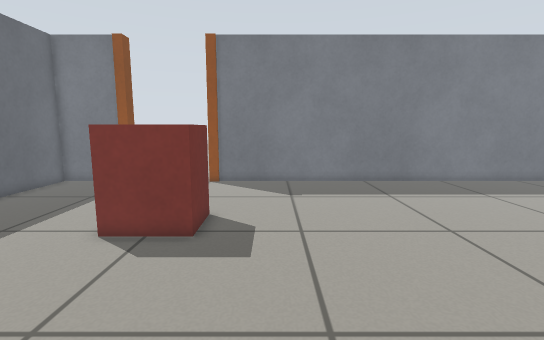
View 1 (above)

19 first-person views from a walk through a robot-simulator world made for Gazebo. The camera is 0.68 m above the floor, tilts 8° down and sees 85° across. The floor is counted in squares, 0.2 m on a side. Each view is taken from the middle of a square. On the plan, view 1 faces up. The plan holds only what a view shows up to about 20 squares ahead; the rest is blank.

View 2
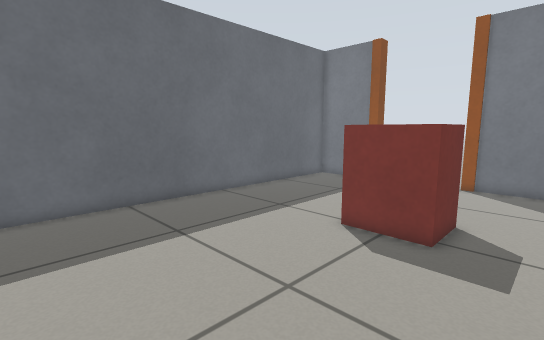

View 3
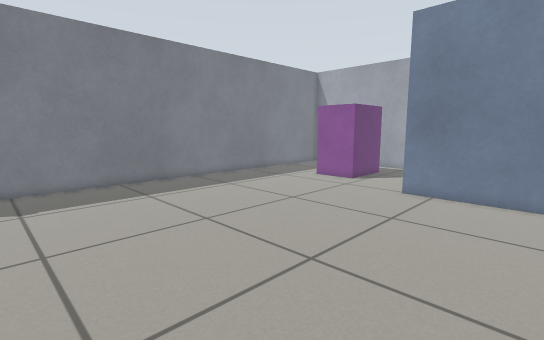

View 4
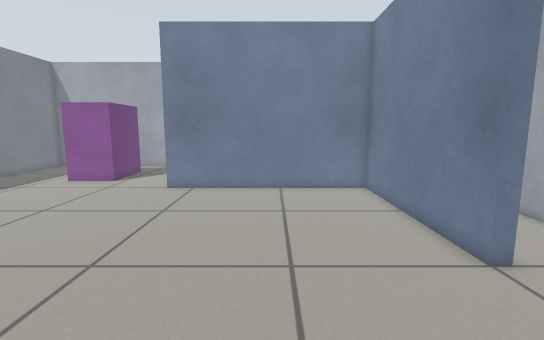

View 5
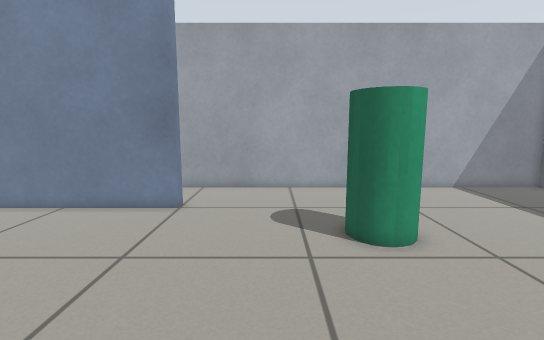

View 6
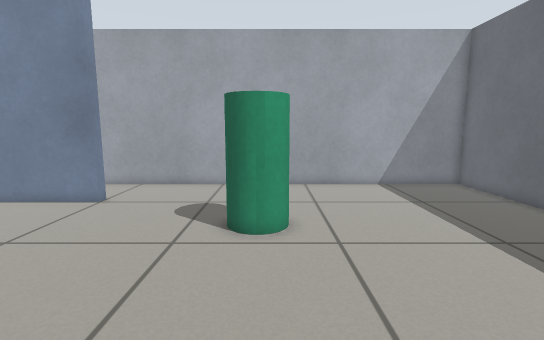

View 7
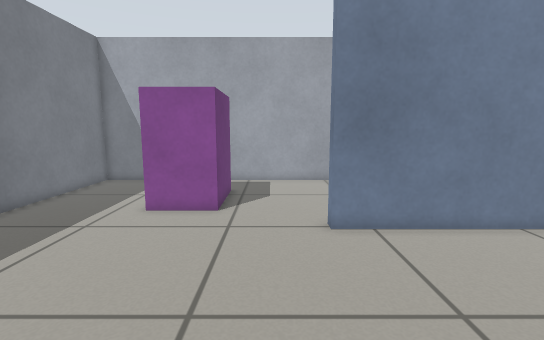

View 8
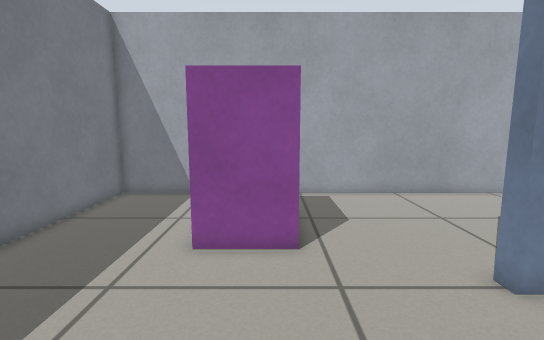

View 9
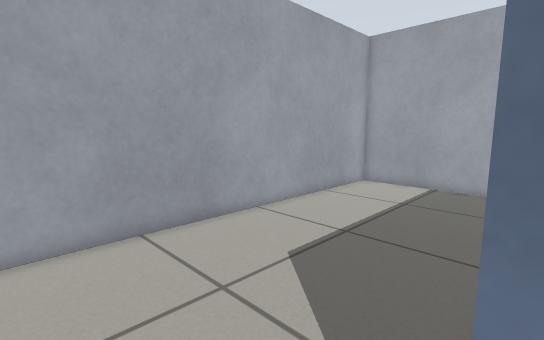

View 10
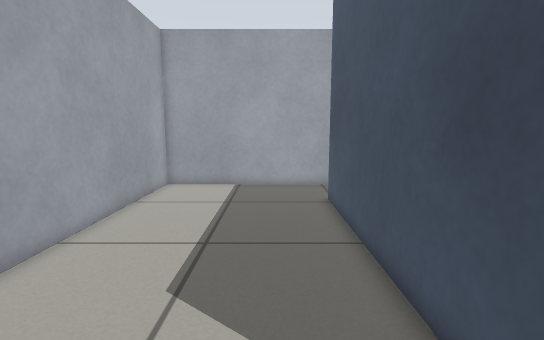

View 11
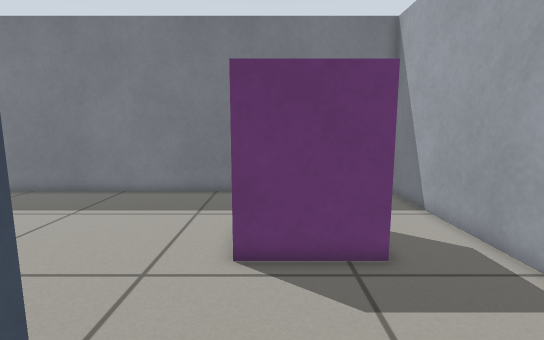

View 12
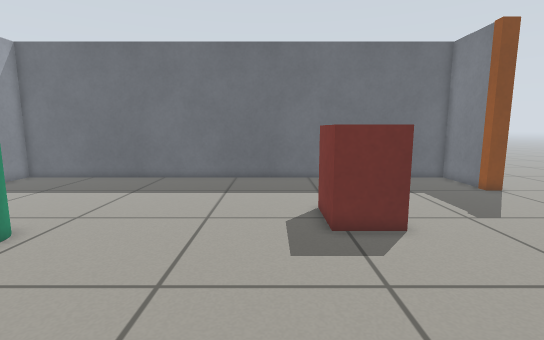

View 13
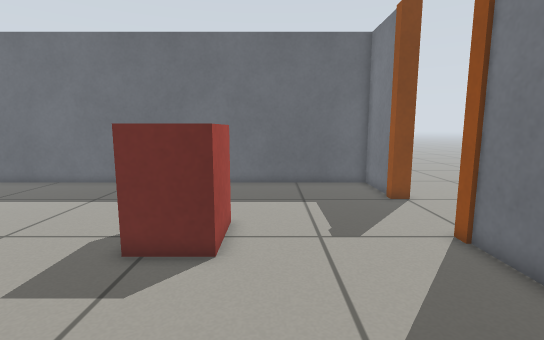

View 14
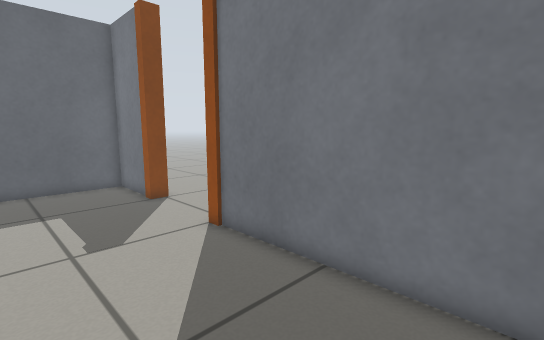

View 15
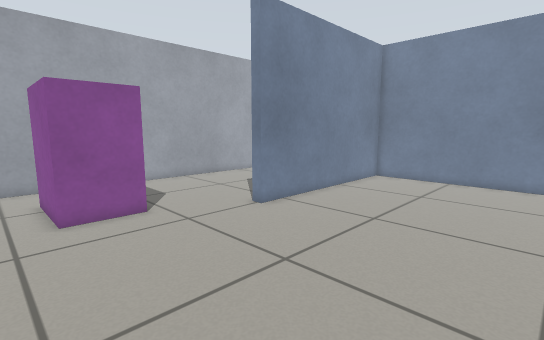

View 16
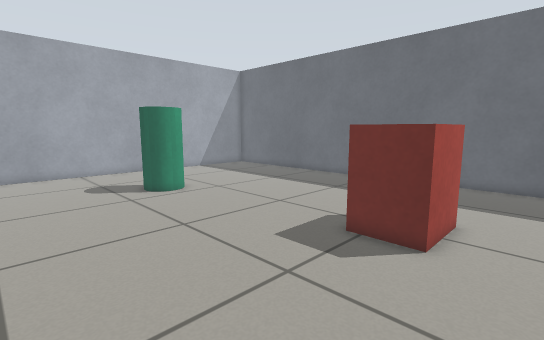

View 17
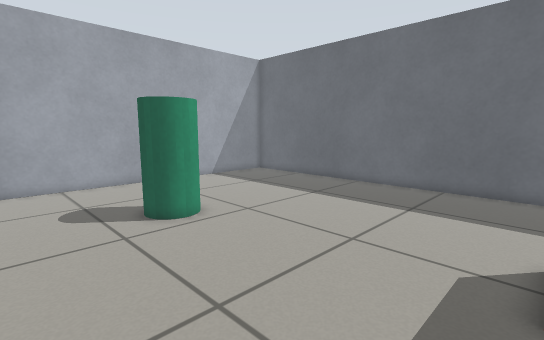

View 18
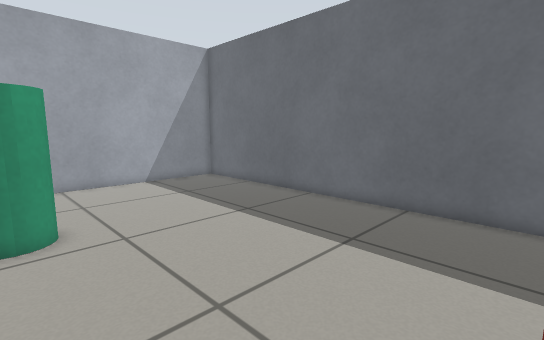

View 19
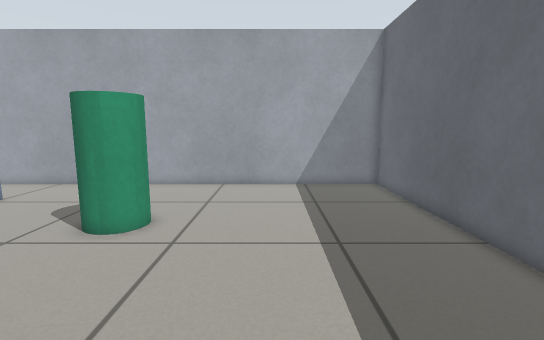

### Floor plan
Key: @ floor where view 1 was taken; # wall or solid block; . floor; P orange post; B red box; U purple box; C green cylinder.
Columns run from 14 left of view 1 to 26 right of it. Each row starts with its distance up from view 1.
 21     ....
 20     .....
 19 #####P....P##############################
 18 #.......................................#
 17 #.......................................#
 16 #.......................................#
 15 #.......................................#
 14 #.......................................#
 13 #...............................UUUUU...#
 12 #...............................U    ...#
 11 #........BBB....................U    ...#
 10 #........  B....................UUUUU...#
  9 #........BBB............................#
  8 #.......................................#
  7 #.......................................#
  6 #.............................#.........#
  5 #.............................#.........#
  4 #.............................#.........#
  3 #.............................#.........#
  2 #.............................#.........#
  1 #.............................#.........#
  0 #.............@...............#.........#
 -1 #...........CC................#.........#
 -2 #...........CC................#.........#
 -3 #...........CC................#.........#
 -4 #.............................#.........#
 -5 #.............................#.........#
 -6 #....................##########.........#
 -7 #.....................        ..........#
 -8 #.......................      ..........#
 -9 #........................     ..........#
-10 ##########################    ###########

Positions as (right, up) in squares from view 1, and headings:
1: (0, 0), facing up
2: (0, 0), facing up-left
3: (0, 0), facing up-right
4: (-1, 0), facing right
5: (2, 7), facing down
6: (-2, 8), facing down
7: (6, 8), facing right
8: (10, 11), facing right
9: (16, 8), facing down-right
10: (19, 8), facing down
11: (19, 3), facing up
12: (7, 7), facing left
13: (5, 13), facing left
14: (5, 13), facing up-left
15: (6, 15), facing down-right
16: (6, 14), facing down-left
17: (4, 9), facing down-left
18: (-1, 9), facing down-left
19: (-7, 8), facing down
